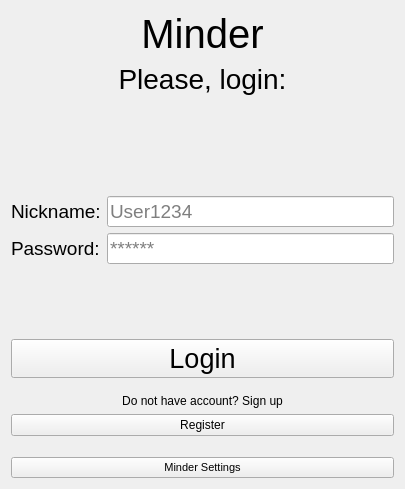
<?xml version="1.0" encoding="UTF-8"?>
<ui version="4.0">
 <class>AuthorizationWindow</class>
 <widget class="QWidget" name="AuthorizationWindow">
  <property name="geometry">
   <rect>
    <x>0</x>
    <y>0</y>
    <width>405</width>
    <height>489</height>
   </rect>
  </property>
  <property name="windowTitle">
   <string>Form</string>
  </property>
  <layout class="QVBoxLayout" name="verticalLayout_3">
   <item>
    <widget class="QLabel" name="labelMinder">
     <property name="font">
      <font>
       <pointsize>30</pointsize>
      </font>
     </property>
     <property name="text">
      <string>Minder</string>
     </property>
     <property name="alignment">
      <set>Qt::AlignCenter</set>
     </property>
    </widget>
   </item>
   <item>
    <widget class="QLabel" name="labelTitle">
     <property name="font">
      <font>
       <pointsize>21</pointsize>
      </font>
     </property>
     <property name="text">
      <string>Please, login:</string>
     </property>
     <property name="alignment">
      <set>Qt::AlignCenter</set>
     </property>
     <property name="margin">
      <number>8</number>
     </property>
    </widget>
   </item>
   <item>
    <spacer name="verticalSpacer">
     <property name="orientation">
      <enum>Qt::Vertical</enum>
     </property>
     <property name="sizeType">
      <enum>QSizePolicy::MinimumExpanding</enum>
     </property>
     <property name="sizeHint" stdset="0">
      <size>
       <width>5</width>
       <height>50</height>
      </size>
     </property>
    </spacer>
   </item>
   <item>
    <layout class="QVBoxLayout" name="verticalLayout_2">
     <item>
      <widget class="QLabel" name="labelErrorMsg">
       <property name="font">
        <font>
         <pointsize>13</pointsize>
         <italic>true</italic>
        </font>
       </property>
       <property name="text">
        <string>&lt;error&gt;</string>
       </property>
       <property name="alignment">
        <set>Qt::AlignCenter</set>
       </property>
       <property name="margin">
        <number>5</number>
       </property>
      </widget>
     </item>
     <item>
      <layout class="QFormLayout" name="formLayout">
       <item row="0" column="0">
        <widget class="QLabel" name="labelNickname">
         <property name="font">
          <font>
           <pointsize>14</pointsize>
          </font>
         </property>
         <property name="text">
          <string>Nickname:</string>
         </property>
         <property name="margin">
          <number>8</number>
         </property>
        </widget>
       </item>
       <item row="0" column="1">
        <widget class="QLineEdit" name="lineNickname">
         <property name="font">
          <font>
           <pointsize>14</pointsize>
          </font>
         </property>
         <property name="alignment">
          <set>Qt::AlignLeading|Qt::AlignLeft|Qt::AlignVCenter</set>
         </property>
         <property name="placeholderText">
          <string>User1234</string>
         </property>
        </widget>
       </item>
       <item row="1" column="0">
        <widget class="QLabel" name="labelPassword">
         <property name="font">
          <font>
           <pointsize>14</pointsize>
          </font>
         </property>
         <property name="text">
          <string>Password:</string>
         </property>
         <property name="margin">
          <number>8</number>
         </property>
        </widget>
       </item>
       <item row="1" column="1">
        <widget class="QLineEdit" name="linePassword">
         <property name="font">
          <font>
           <pointsize>14</pointsize>
          </font>
         </property>
         <property name="echoMode">
          <enum>QLineEdit::Password</enum>
         </property>
         <property name="alignment">
          <set>Qt::AlignLeading|Qt::AlignLeft|Qt::AlignVCenter</set>
         </property>
         <property name="placeholderText">
          <string>******</string>
         </property>
        </widget>
       </item>
      </layout>
     </item>
    </layout>
   </item>
   <item>
    <spacer name="verticalSpacer_2">
     <property name="orientation">
      <enum>Qt::Vertical</enum>
     </property>
     <property name="sizeHint" stdset="0">
      <size>
       <width>20</width>
       <height>40</height>
      </size>
     </property>
    </spacer>
   </item>
   <item>
    <layout class="QVBoxLayout" name="verticalLayout">
     <item>
      <widget class="QPushButton" name="btnLogin">
       <property name="sizePolicy">
        <sizepolicy hsizetype="Minimum" vsizetype="Fixed">
         <horstretch>0</horstretch>
         <verstretch>0</verstretch>
        </sizepolicy>
       </property>
       <property name="font">
        <font>
         <pointsize>20</pointsize>
        </font>
       </property>
       <property name="cursor">
        <cursorShape>PointingHandCursor</cursorShape>
       </property>
       <property name="contextMenuPolicy">
        <enum>Qt::DefaultContextMenu</enum>
       </property>
       <property name="toolTipDuration">
        <number>-1</number>
       </property>
       <property name="layoutDirection">
        <enum>Qt::LeftToRight</enum>
       </property>
       <property name="autoFillBackground">
        <bool>false</bool>
       </property>
       <property name="text">
        <string>Login</string>
       </property>
       <property name="autoDefault">
        <bool>false</bool>
       </property>
      </widget>
     </item>
     <item>
      <spacer name="verticalSpacer_3">
       <property name="orientation">
        <enum>Qt::Vertical</enum>
       </property>
       <property name="sizeType">
        <enum>QSizePolicy::Preferred</enum>
       </property>
       <property name="sizeHint" stdset="0">
        <size>
         <width>10</width>
         <height>10</height>
        </size>
       </property>
      </spacer>
     </item>
     <item>
      <widget class="QLabel" name="labelRegister">
       <property name="text">
        <string>Do not have account? Sign up</string>
       </property>
       <property name="alignment">
        <set>Qt::AlignCenter</set>
       </property>
      </widget>
     </item>
     <item>
      <widget class="QPushButton" name="btnRegister">
       <property name="cursor">
        <cursorShape>PointingHandCursor</cursorShape>
       </property>
       <property name="text">
        <string>Register</string>
       </property>
      </widget>
     </item>
     <item>
      <spacer name="verticalSpacer_4">
       <property name="orientation">
        <enum>Qt::Vertical</enum>
       </property>
       <property name="sizeType">
        <enum>QSizePolicy::Minimum</enum>
       </property>
       <property name="sizeHint" stdset="0">
        <size>
         <width>10</width>
         <height>15</height>
        </size>
       </property>
      </spacer>
     </item>
     <item>
      <widget class="QPushButton" name="btnSettings">
       <property name="font">
        <font>
         <pointsize>8</pointsize>
        </font>
       </property>
       <property name="text">
        <string>Minder Settings</string>
       </property>
      </widget>
     </item>
    </layout>
   </item>
  </layout>
 </widget>
 <resources/>
 <connections/>
</ui>
